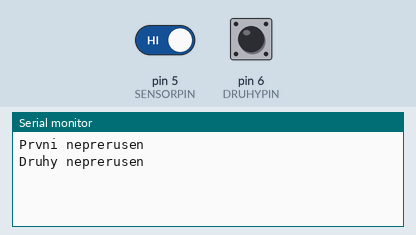
Recording of a sketch running on a simulated Arduino Uno, built with avr-gcc and run on an emulated ATmega328P. Parts: the last lines printed to the serial monitor. The inputs (shaded band) are chosen by the test bench; at power-on: pin 5 (SENSORPIN) HIGH, pin 6 (DRUHYPIN) HIGH.

Above: at 1.2 s.
1.3 s: pin 5 (SENSORPIN) driven LOW
At 1.9 s:
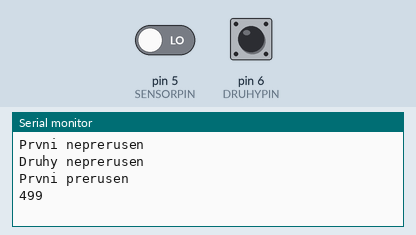
2.8 s: pin 6 (DRUHYPIN) pulled LOW for 0.15 s
At 4.1 s:
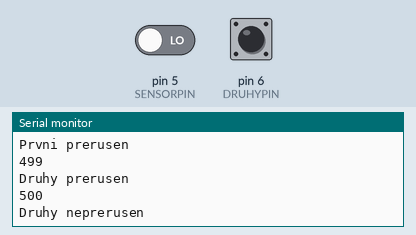
4.4 s: pin 6 (DRUHYPIN) pulled LOW for 1 s
At 6.8 s:
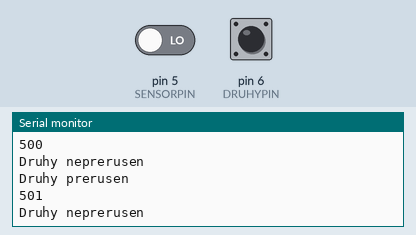

Measured:
- after the input at 1.3 s, the serial monitor: prints a new line at once (image 1)
- after the input at 2.8 s, the serial monitor: prints a new line at once (image 2)
- after the input at 4.4 s, the serial monitor: prints a new line at once (image 3)

The sketch:

zkouska.ino
```cpp
#define LEDPIN 13
  // Pin 13: Arduino has an LED connected on pin 13
  // Pin 11: Teensy 2.0 has the LED on pin 11
  // Pin  6: Teensy++ 2.0 has the LED on pin 6
  // Pin 13: Teensy 3.0 has the LED on pin 13

#define SENSORPIN 5
#define DRUHYPIN 6

// variables will change:
int sensorState = 0, lastState=0, druhyState = 0, druhyLast = 0;         // variable for reading the pushbutton status
int pocet = 500;
unsigned long time1, time2;

void setup() {
  // initialize the LED pin as an output:
  //pinMode(LEDPIN, OUTPUT);
  // initialize the sensor pin as an input:
  //pinMode(SENSORPIN, INPUT);
  pinMode(DRUHYPIN, INPUT);
  digitalWrite(SENSORPIN, HIGH); // turn on the pullup
  digitalWrite(DRUHYPIN, HIGH);
  Serial.begin(9600);
}

void loop(){
  // read the state of the pushbutton value:
  sensorState = digitalRead(SENSORPIN);
  druhyState = digitalRead(DRUHYPIN);
  // check if the sensor beam is broken
  // if it is, the sensorState is LOW:
  if (sensorState == LOW) {
    // turn LED on:
    digitalWrite(LEDPIN, HIGH);
  }
  else {
    // turn LED off:
    digitalWrite(LEDPIN, LOW);
  }

  if (sensorState && !lastState) {
    Serial.println("Prvni neprerusen");
  }
  if (!sensorState && lastState) {
    pocet--;
    Serial.println("Prvni prerusen");
    Serial.println(pocet);
  }
  if (druhyState && !druhyLast) {
    Serial.println("Druhy neprerusen");
  }
  if (!druhyState && druhyLast) {
    pocet++;
    Serial.println("Druhy prerusen");
    Serial.println(pocet);
  }
 lastState = sensorState;
 druhyLast = druhyState;
 }
```
